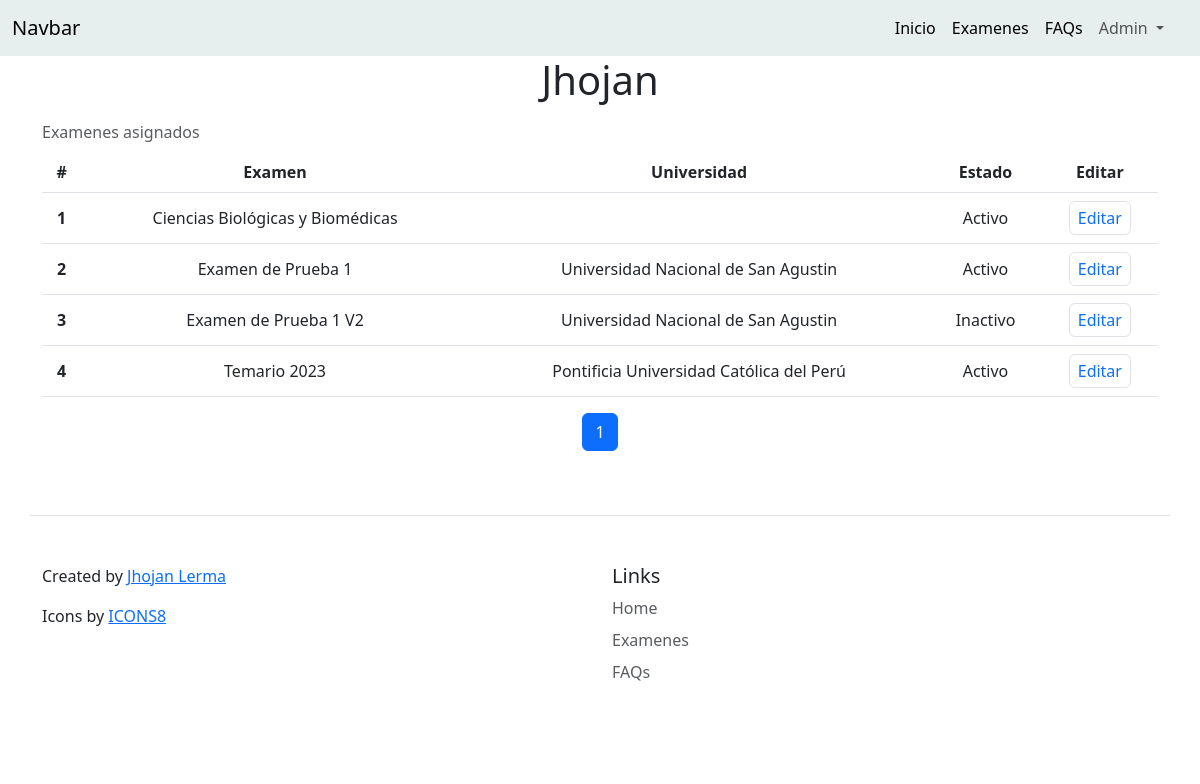
The app's page /profile/Jhojan (signed in) with its own data.
### Project/models.py (models this page shows, shortened)
class User(AbstractUser):
    pass

class Exam(models.Model):
    title = models.CharField(max_length=80)
    description = models.TextField(blank=True, null=True)
    creation_date = models.DateField(auto_now_add=True)
    duration = models.IntegerField(blank=True, null=True)
    students = models.ManyToManyField(Student, blank=True)
    collaborators = models.ManyToManyField(Collaborator, blank=True)
    university = models.ForeignKey(University, on_delete=models.CASCADE, blank=True, null=True)
    categories = models.ManyToManyField('Category', blank=True)
    subcategories = models.ManyToManyField('Subcategory', blank=True)
    is_active = models.BooleanField(default=False)

class University(models.Model):
    name = models.CharField(max_length=80)
    country = models.ForeignKey(Country, on_delete=models.CASCADE)
    carrer_types = models.ManyToManyField('CarrerType', blank=True, related_name='carrer_types')
    careers = models.ManyToManyField('Career', blank=True, related_name='careers')
    social_media = models.ManyToManyField('SocialMedia', blank=True, related_name='social_media')
    admision_link = models.URLField(blank=True, null=True)
    exams = models.ManyToManyField('Exam', blank=True, related_name='exams')

### Project/views.py (the view)
# urls.py: path("profile/<str:username>", views.profile, name="profile"),
@login_required(login_url='login')
def profile(request, username):
    try:
        user = User.objects.get(username=username)
    except User.DoesNotExist:
        return render(request, "Project/404.html", status=404)
    is_student, is_collaborator = False, False
    if Student.objects.filter(user=user).exists():
        student = Student.objects.get(user=user)
        exams = ExamResult.objects.filter(student=student).order_by('-date')
        is_student = True
    if Collaborator.objects.filter(user=user).exists():
        collaborator = Collaborator.objects.get(user=user)
        exams = Exam.objects.filter(collaborators=collaborator).order_by('university')
        is_collaborator = True
    paginator = Paginator(exams, 10)
    page_number = request.GET.get('page')
    page_obj = paginator.get_page(page_number)
    return render(request, "Project/profile.html", {
        "user": user,
        "page_obj": page_obj,
        "is_student": is_student,
        "is_collaborator": is_collaborator
    })

### Project/Templates/Project/profile.html (shortened to what this page needs)
{% extends "Project/layout.html" %}
{% load static %}
{% block body %}
    <div class="container">
        <h1 class="text-center">{{user.username}}</h1>
        {% if is_collaborator %}
            <div class="table-responsive">
                <table class="table table-hover align-middle text-center caption-top">
                    <caption>Examenes asignados</caption>
                    <thead>
                    <tr>
                        <th scope="col">#</th>
                        <th scope="col">Examen</th>
                        <th scope="col">Universidad</th>
                        <th scope="col">Estado</th>
                        <th scope="col">Editar</th>
                    </tr>
                    </thead>
                    <tbody>
                    {% for exam in page_obj %}
                        <tr>
                            <th scope="row">{{ forloop.counter }}</th>
                            <td>{{ exam.title }}</td>
                            <td>{{ exam.university.name }}</td>
                            {% if exam.is_active %}
                                <td>Activo</td>
                            {% else %}
                                <td>Inactivo</td>
                            {% endif %}
                            <td>
                                <a href="/exam_edit/{{exam.id}}/fecha" class="d-inline-flex focus-ring py-1 px-2 text-decoration-none border rounded-2">Editar</a>
                            </td>
                        </tr>
                    {% endfor %}
                    </tbody>
                </table>
            </div>
        {% endif %}
        <div class="d-flex justify-content-center">
            <nav aria-label="Page navigation example">
            <ul class="pagination">
                {% for i in page_obj.paginator.page_range %}
                {% if page_obj.number == i %}
                    <li class="page-item active"><a class="page-link" href="?page={{ i }}">{{ i }}</a></li>
                {% else %}
                    <li class="page-item"><a class="page-link" href="?page={{ i }}">{{ i }}</a></li>
                {% endif %}
                {% endfor %}
            </ul>
            </nav>
        </div>
    </div>
{% endblock %}

### Project/Templates/Project/layout.html (shortened to what this page needs)
{% load static %}
<!DOCTYPE html>
<html lang="es">
    <head>
        <link href="https://cdn.jsdelivr.net/npm/bootstrap@5.3.0-alpha3/dist/css/bootstrap.min.css" rel="stylesheet">
        <link rel="stylesheet" href="{% static 'Project/styles.css' %}">
      </head>
      <body>
        <nav class="navbar navbar-expand-lg" style="background-color: #e7eeee;">
          <div class="container-fluid">
            <a class="navbar-brand" href="/">Navbar</a>
            <div class="offcanvas offcanvas-end" tabindex="-1" id="navbarOffcanvasLg" aria-labelledby="navbarOffcanvasLgLabel">
              <div class="offcanvas-body">
                <ul class="navbar-nav justify-content-end flex-grow-1 pe-3">
                  <li class="nav-item">
                    <a class="nav-link active" href="/">Inicio</a>
                  </li>
                  <li class="nav-item">
                    <a class="nav-link active" href="/exams">Examenes</a>
                  </li>
                  <li class="nav-item">
                    <a class="nav-link active" href="/#FAQs">FAQs</a>
                  </li>
                  {% if request.user.is_authenticated %}
                  <li class="nav-item dropdown">
                    <a class="nav-link dropdown-toggle" href="#" role="button" data-bs-toggle="dropdown" aria-expanded="false">
                      {{request.user}}
                    </a>
                  </li>
                  {% else %}
                    <li class="nav-item">
                      <a class="nav-link active" href="/login">Iniciar Sesión</a>
                    </li>
                  {% endif %}
                </ul>
              </div>
            </div>
          </div>
        </nav>
        {% block body %}
        {% endblock %}
        <div class="container">
          <footer class="row row-cols-1 row-cols-sm-2 py-5 my-5 border-top">
            <div class="col mb-3">
                <p>Created by <a href="https://www.linkedin.com/in/jhojan-andres-lerma-achoma/" target="_blank">Jhojan Lerma</a></p>
                <p>Icons by <a href="https://iconos8.es/" target="_blank">ICONS8</a></p>
            </div>
            <div class="col mb-3">
              <h5>Links</h5>
              <ul class="nav flex-column">
                <li class="nav-item mb-2"><a href="/" class="nav-link p-0 text-muted">Home</a></li>
                <li class="nav-item mb-2"><a href="/exams" class="nav-link p-0 text-muted">Examenes</a></li>
                <li class="nav-item mb-2"><a href="/#FAQs" class="nav-link p-0 text-muted">FAQs</a></li>
              </ul>
            </div>
          </footer>
        </div>
      </body>
</html>

### Project/static/Project/styles.css (style rules this page uses)
ul li { transition: all 0.2s ease-in-out; }

### records on screen
User: user "Admin"
User: username "Jhojan"
Exam: title "Ciencias Biológicas y Biomédicas", is_active "Activo"
Exam: title "Examen de Prueba 1", university.name "Universidad Nacional de San Agustin", is_active "Activo"
Exam: title "Examen de Prueba 1 V2", university.name "Universidad Nacional de San Agustin", is_active "Inactivo"
Exam: title "Temario 2023", university.name "Pontificia Universidad Católica del Perú", is_active "Activo"

### other values on screen
{{ i }} "1"
